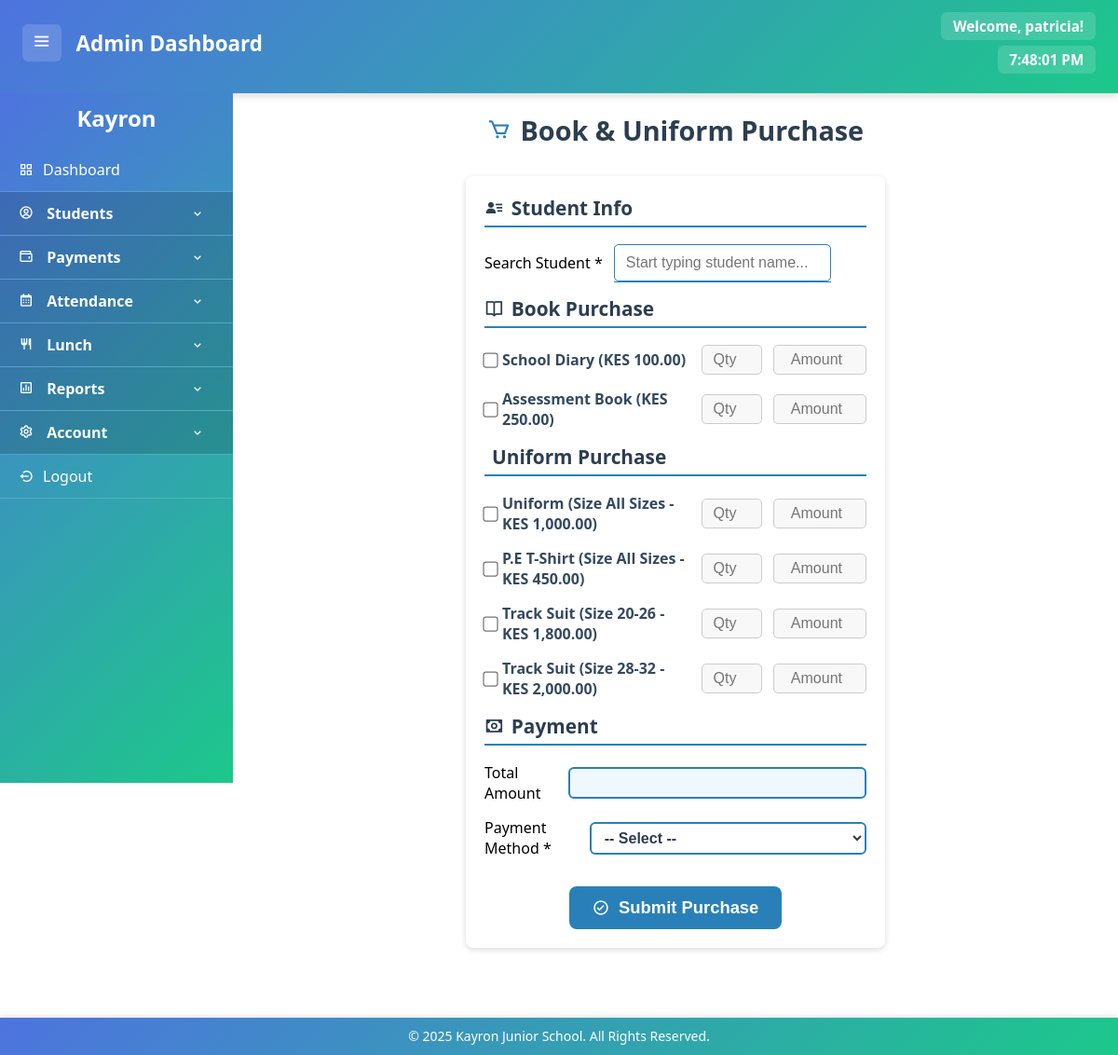
Screenshot of /php/purchase.php (signed in) with the database file from the repository.
### tables this page shows
CREATE TABLE book_prices (
    book_id INT AUTO_INCREMENT PRIMARY KEY,
    category ENUM('Diary', 'Assessment Book') NOT NULL,
    book_name VARCHAR(100) NOT NULL,
    price DECIMAL(10,2) NOT NULL
);

CREATE TABLE uniform_prices (
    id INT AUTO_INCREMENT PRIMARY KEY,
    uniform_type ENUM('Uniform', 'P.E T-Shirt', 'Track Suit') NOT NULL,
    size VARCHAR(50) NOT NULL,
    price DECIMAL(10,2) NOT NULL
);

### php/purchase.php (the view, shortened to what this page needs)
<!DOCTYPE html>
<html lang="en">
<head>
    <link rel="stylesheet" href="../style/style-sheet.css">
    <link href='https://unpkg.com/boxicons@2.1.4/css/boxicons.min.css' rel='stylesheet'>
</head>
<body>
    <?php include '../includes/header.php'; ?>
<div class="dashboard-container">
    <?php include '../includes/sidebar.php'; ?>
    <main class="content">
        <h2 class="form-title"><i class='bx bx-cart'></i> Book & Uniform Purchase</h2>
        <?php
        include './db.php';
        $book_prices = $conn->query("SELECT * FROM book_prices");
        $uniform_prices = $conn->query("SELECT * FROM uniform_prices");
        ?>
        <form method="POST" action="purchase-handler.php" class="purchase-form" autocomplete="off">
            <section class="form-section">
                <h3 class="section-title"><i class='bx bxs-user-detail'></i> Student Info</h3>
                <div class="form-row">
                    <label for="student-search">Search Student *</label>
                    <div class="student-search-wrapper">
                        <input type="text" id="student-search" placeholder="Start typing student name..." required />
                        <div id="suggestions"></div>
                    </div>
                </div>
            </section>
            <section class="form-section">
                <h3 class="section-title"><i class='bx bx-book-open'></i> Book Purchase</h3>
                <?php while ($book = $book_prices->fetch_assoc()): ?>
                <div class="form-row item-row book-item">
                    <label class="checkbox-label">
                        <input type="checkbox" name="books[<?= htmlspecialchars($book['book_name']) ?>][selected]" value="1" onchange="calculateTotal()" />
                        <span><?= htmlspecialchars($book['book_name']) ?> (KES <?= number_format($book['price'], 2) ?>)</span>
                    </label>
                    <input type="number" name="books[<?= htmlspecialchars($book['book_name']) ?>][quantity]" placeholder="Qty" class="form-quantity" min="1" oninput="calculateTotal()" />
                    <input type="number" name="books[<?= htmlspecialchars($book['book_name']) ?>][amount_paid]" placeholder="Amount" class="form-amount-paid" min="0" step="0.01" oninput="calculateTotal()" />
                </div>
                <?php endwhile; ?>
            </section>
            <section class="form-section">
                <h3 class="section-title"><i class='bx bx-t-shirt'></i> Uniform Purchase</h3>
                <?php while ($uniform = $uniform_prices->fetch_assoc()): ?>
                <div class="form-row item-row uniform-item">
                    <label class="checkbox-label">
                        <input type="checkbox" name="uniforms[<?= $uniform['id'] ?>][selected]" value="1" onchange="calculateTotal()" />
                        <span><?= htmlspecialchars($uniform['uniform_type']) ?> (Size <?= htmlspecialchars($uniform['size']) ?> - KES <?= number_format($uniform['price'], 2) ?>)</span>
                    </label>
                    <input type="number" name="uniforms[<?= $uniform['id'] ?>][quantity]" placeholder="Qty" class="form-quantity" min="1" oninput="calculateTotal()" />
                    <input type="number" name="uniforms[<?= $uniform['id'] ?>][amount_paid]" placeholder="Amount" class="form-amount-paid" min="0" step="0.01" oninput="calculateTotal()" />
                </div>
                <?php endwhile; ?>
            </section>
            <section class="form-section">
                <h3 class="section-title"><i class='bx bx-money'></i> Payment</h3>
                <div class="form-row">
                    <label for="total_amount">Total Amount</label>
                    <input type="text" id="total_amount" name="total_amount" class="form-input" readonly />
                </div>
                <div class="form-row">
                    <label for="payment_type">Payment Method *</label>
                    <select id="payment_type" name="payment_type" class="form-input" required>
                        <option value="" selected disabled>-- Select --</option>
                    </select>
                </div>
            </section>
            <div class="button-container">
                <button type="submit" class="submit-btn"><i class='bx bx-check-circle'></i> Submit Purchase</button>
            </div>
        </form>
    </main>
</div>
<?php include '../includes/footer.php'; ?>
</body>
</html>

### includes/header.php
<header class="dashboard-header">
    <div class="header-left">
        <button class="toggle-btn" onclick="toggleSidebar()">
            <i class='bx bx-menu'></i>
        </button>
        <h2 class="dashboard-title">Admin Dashboard</h2>
    </div>
    <div class="header-right">
        <div class="welcome-message">
            <?php
            $username = isset($_SESSION['username']) ? htmlspecialchars($_SESSION['username']) : '';
            $today = date('m-d');
            $holidays = [
                "01-01" => ["New Year's Day", "🎉"],
                "03-31" => ["Eid ul-Fitr", "🕌"],
                "04-18" => ["Good Friday", "✝️"],
                "04-21" => ["Easter Monday", "🌿"],
                "05-01" => ["Labour Day", "<img src='https://flagcdn.com/w80/ke.png' alt='Kenyan Flag' style='height: 20px; vertical-align: middle;'>"],
                "06-01" => ["Madaraka Day", "<img src='https://flagcdn.com/w80/ke.png' alt='Kenyan Flag' style='height: 20px; vertical-align: middle;'>"],
                "06-02" => ["Madaraka Day (Observed)", "<img src='https://flagcdn.com/w80/ke.png' alt='Kenyan Flag' style='height: 20px; vertical-align: middle;'>"],
                "06-07" => ["Eid ul-Adha", "🕋"],
                "10-10" => ["Mazingira Day", "🌱"],
                "10-20" => ["Mashujaa Day", "🦸🏿"],
                "12-12" => ["Jamhuri Day", "🎈"],
                "12-25" => ["Christmas Day", "🎄"],
                "12-26" => ["Boxing Day", "🎁"]
            ];
            if (array_key_exists($today, $holidays)) {
                [$holidayName, $emojiOrImage] = $holidays[$today];
                echo "Happy $holidayName $emojiOrImage, $username!";
            } elseif (!empty($username)) {
                echo "Welcome, $username!";
            } else {
                echo "Welcome!";
            }
            ?>
        </div>
        <div class="real-time-clock" id="realTimeClock">Loading time...</div>
    </div>
</header>

### includes/sidebar.php (shortened to what this page needs)
<nav class="sidebar" id="sidebar">
    <h2 class="logo">Kayron</h2>
    <ul class="sidebar-links">
        <li><a href="./admin_dashboard.php"><i class='bx bx-grid-alt'></i> Dashboard</a></li>
        <li class="dropdown">
            <a href="javascript:void(0)" class="dropdown-btn">
                <span><i class='bx bx-user-circle'></i> Students</span>
                <i class='bx bx-chevron-down arrow'></i>
            </a>
        </li>
        <li class="dropdown">
            <a href="javascript:void(0)" class="dropdown-btn">
                <span><i class='bx bx-wallet'></i> Payments</span>
                <i class='bx bx-chevron-down arrow'></i>
            </a>
        </li>
        <li class="dropdown">
            <a href="javascript:void(0)" class="dropdown-btn">
                <span><i class='bx bx-calendar'></i> Attendance</span>
                <i class='bx bx-chevron-down arrow'></i>
            </a>
        </li>
        <li class="dropdown">
            <a href="javascript:void(0)" class="dropdown-btn">
                <span><i class='bx bx-restaurant'></i> Lunch</span>
                <i class='bx bx-chevron-down arrow'></i>
            </a>
        </li>
        <li class="dropdown">
            <a href="javascript:void(0)" class="dropdown-btn">
                <span><i class='bx bx-bar-chart-square'></i> Reports</span>
                <i class='bx bx-chevron-down arrow'></i>
            </a>
        </li>
        <li class="dropdown">
            <a href="javascript:void(0)" class="dropdown-btn">
                <span><i class='bx bx-cog'></i> Account</span>
                <i class='bx bx-chevron-down arrow'></i>
            </a>
        </li>
        <li><a href="logout.php"><i class='bx bx-log-out-circle'></i> Logout</a></li>
    </ul>
</nav>

### includes/footer.php
<footer class="footer-dash">
    <p>&copy; <?php echo date("Y"); ?> Kayron Junior School. All Rights Reserved.</p>
</footer>

### style/style-sheet.css (style rules this page uses)
* { margin: 0; padding: 0; box-sizing: border-box; }
html, body { width: 100%; margin: 0; padding: 0; }
body { padding-bottom: 45px; margin: 0; font-family: 'Segoe UI', sans-serif; background: white; }
header, .dashboard-header { position: fixed; top: 0; left: 0; width: 100%; height: 100px; background: linear-gradient(135deg, #4e73df, #1cc88a); color: #fff; display: flex; justify-content: space-between; align-items: center; padding: 0.5rem 1.5rem 1rem 1.5rem; box-shadow: 0 3px 8px rgba(0, 0, 0, 0.15); flex-wrap: wrap; z-index: 1000; }
.header-left { display: flex; align-items: center; gap: 1rem; }
.toggle-btn { background: rgba(255, 255, 255, 0.15); border: none; padding: 0.4rem 0.6rem; border-radius: 6px; cursor: pointer; font-size: 1.4rem; color: #fff; transition: background 0.3s; }
.header-right { display: flex; flex-direction: column; align-items: flex-end; gap: 0.4rem; font-size: 0.95rem; }
.dashboard-title { font-size: 1.4rem; font-weight: 600; }
.welcome-message, .real-time-clock { background: rgba(255, 255, 255, 0.15); padding: 0.3rem 0.8rem; border-radius: 6px; font-weight: bold; }
.sidebar { position: fixed; top: 100px; left: 0; width: 250px; height: calc(100vh - 60px); background: linear-gradient(135deg, #4e73df, #1cc88a); color: #fff; overflow-y: auto; padding-top: 10px; padding-bottom: 60px; font-family: 'Segoe UI', sans-serif; scrollbar-width: thin; scrollbar-color: rgba(255, 255, 255, 0.4) transparent; z-index: 1000; }
.sidebar .logo { text-align: center; margin-bottom: 1rem; font-size: 1.5rem; font-weight: bold; }
.sidebar-links { list-style: none; padding: 0; margin: 0; }
.sidebar-links li { border-bottom: 1px solid rgba(255, 255, 255, 0.15); }
.sidebar-links a, .sidebar a { display: flex; align-items: center; justify-content: flex-start; padding: 12px 16px; color: #fff; text-decoration: none; transition: background 0.3s; }
.sidebar a { padding: 12px 20px; }
.sidebar-links i { margin-right: 10px; }
.dropdown .dropdown-btn { justify-content: space-between; display: flex; align-items: center; background: rgba(0, 0, 0, 0.15); font-weight: bold; cursor: pointer; }
.dropdown .arrow { transition: transform 0.3s ease; }
main, .content { margin-top: 100px; margin-left: 250px; padding: 20px; min-height: calc(100vh - 100px); background: white; }
footer.footer-dash, .footer-dash { position: fixed; bottom: 0; left: 0; width: 100%; height: auto; background: linear-gradient(135deg, #4e73df, #1cc88a); color: #fff; text-align: center; line-height: 28px; padding: 6px 0; font-size: 14px; box-shadow: 0 -2px 5px rgba(0,0,0,0.1); z-index: 900; font-family: 'Segoe UI', sans-serif; }
.footer-dash p { margin: 0; }

### rows the page displays
book_prices: book_name "School Diary", price "100.00"
book_prices: book_name "Assessment Book", price "250.00"
uniform_prices: uniform_type "Uniform", size "All Sizes", price "1,000.00"
uniform_prices: uniform_type "P.E T-Shirt", size "All Sizes", price "450.00"
uniform_prices: uniform_type "Track Suit", size "20-26", price "1,800.00"
uniform_prices: uniform_type "Track Suit", size "28-32", price "2,000.00"

### other values shown
$username "patricia"
